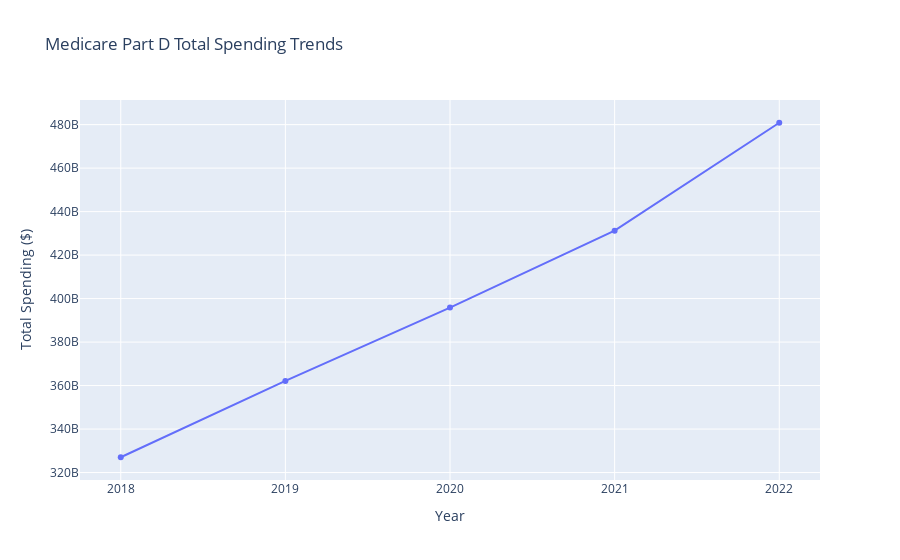
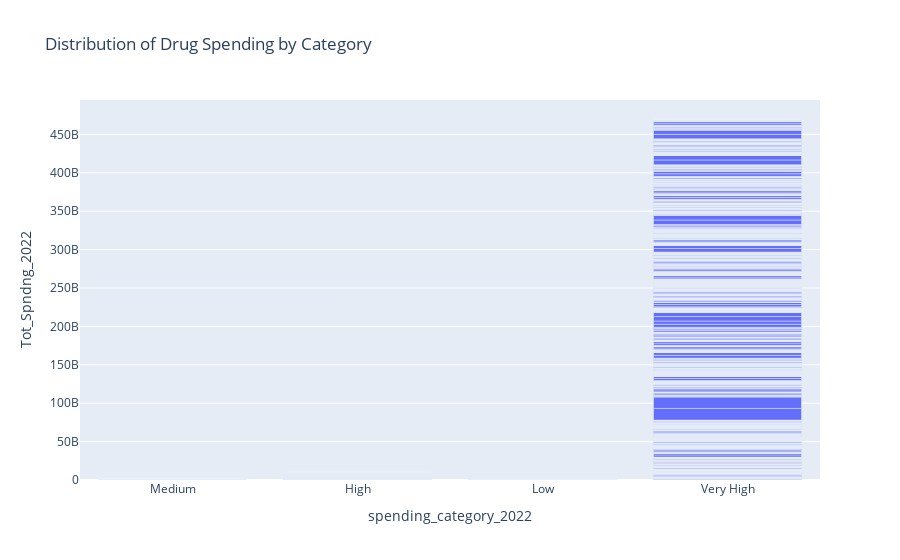
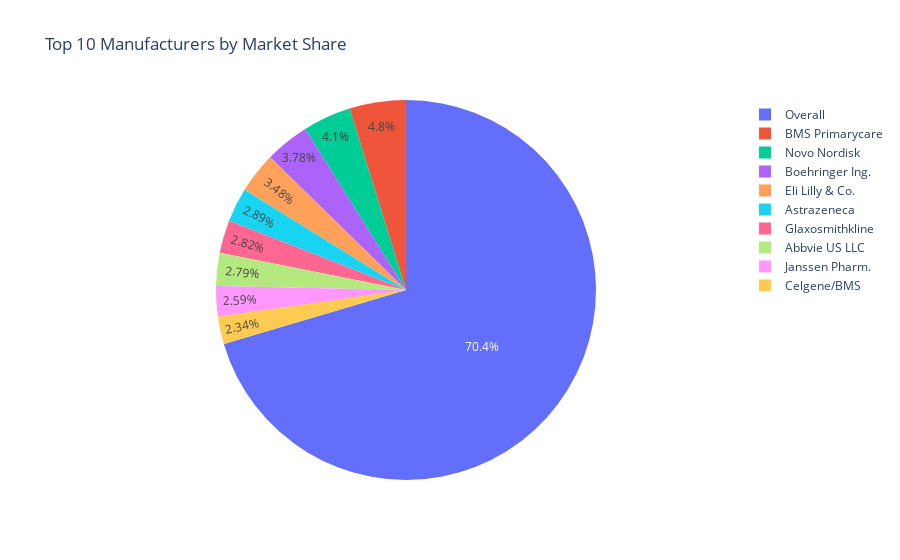
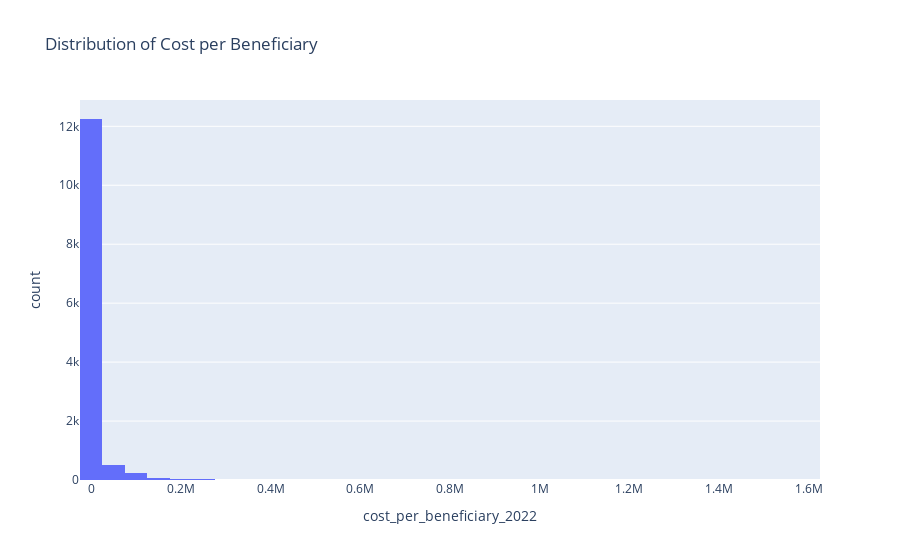

The cell these charts' notebook holds for them, in order:
### Code cell
# 02_cost_analysis.ipynb

import pandas as pd
import numpy as np
import matplotlib.pyplot as plt
import seaborn as sns
from sqlalchemy import create_engine
import plotly.express as px
import plotly.graph_objects as go
from scipy import stats
import warnings
warnings.filterwarnings('ignore')

# Database connection
DATABASE_URI = 'postgresql://your_username:your_password@localhost:5432/healthcare_costs'
engine = create_engine(DATABASE_URI)

# Read cleaned data
df = pd.read_csv('../data/processed/cleaned_medicare_spending.csv')

# Data validation function
def validate_data():
    print("Data Validation Checks:")
    print(f"Total number of records: {len(df)}")
    print(f"Number of unique manufacturers: {df['Mftr_Name'].nunique()}")
    print(f"Number of unique drugs: {df['Brnd_Name'].nunique()}")
    print("\nSample of data:")
    print(df[['Brnd_Name', 'Mftr_Name', 'Tot_Spndng_2022']].head())
    print("\nChecking for duplicates:")
    print(f"Number of duplicates: {df[df.duplicated(['Brnd_Name', 'Mftr_Name'])].shape[0]}")

# 1. Overall Spending Analysis
def analyze_spending_trends():
    years = ['2018', '2019', '2020', '2021', '2022']
    total_spending = {}
    
    for year in years:
        total_spending[year] = df[f'Tot_Spndng_{year}'].sum()
    
    # Calculate year-over-year growth
    spending_growth = pd.Series(total_spending)
    yoy_growth = spending_growth.pct_change() * 100
    
    # Create visualization
    fig = go.Figure()
    fig.add_trace(go.Scatter(x=list(total_spending.keys()), 
                            y=list(total_spending.values()),
                            mode='lines+markers',
                            name='Total Spending'))
    fig.update_layout(title='Medicare Part D Total Spending Trends',
                     xaxis_title='Year',
                     yaxis_title='Total Spending ($)')
    fig.show()
    
    return total_spending, yoy_growth

# 2. Drug Category Analysis
def analyze_drug_categories():
    # Create drug categories based on spending
    df['spending_category_2022'] = pd.qcut(df['Tot_Spndng_2022'], 
                                         q=4, 
                                         labels=['Low', 'Medium', 'High', 'Very High'])
    
    # Analyze characteristics by category
    category_analysis = df.groupby('spending_category_2022').agg({
        'Tot_Spndng_2022': ['count', 'mean', 'sum'],
        'Tot_Benes_2022': ['mean', 'sum'],
        'Avg_Spnd_Per_Bene_2022': 'mean'
    }).round(2)
    
    # Visualize category distribution
    fig = px.bar(df, x='spending_category_2022', 
                 y='Tot_Spndng_2022',
                 title='Distribution of Drug Spending by Category')
    fig.show()
    
    return category_analysis

# 3. Manufacturer Analysis
def analyze_manufacturers():
    mfr_analysis = df.groupby('Mftr_Name').agg({
        'Tot_Spndng_2022': 'sum',
        'Tot_Benes_2022': 'sum',
        'Brnd_Name': 'nunique'
    }).round(2)
    
    # Calculate market share
    total_spending = df['Tot_Spndng_2022'].sum()
    mfr_analysis = mfr_analysis.sort_values('Tot_Spndng_2022', ascending=False)
    mfr_analysis['market_share'] = (mfr_analysis['Tot_Spndng_2022'] / total_spending * 100)
    
    # Rename columns
    mfr_analysis.columns = ['Total Spending', 'Total Beneficiaries', 
                           'Unique Drugs', 'Market Share (%)']
    
    # Visualize top manufacturers
    fig = px.pie(mfr_analysis.head(10), 
                 values='Total Spending',
                 names=mfr_analysis.head(10).index,
                 title='Top 10 Manufacturers by Market Share')
    fig.show()
    
    return mfr_analysis

# 4. Cost Efficiency Analysis
def analyze_cost_efficiency():
    # Calculate cost per beneficiary
    df['cost_per_beneficiary_2022'] = df['Tot_Spndng_2022'] / df['Tot_Benes_2022']
    
    # Get unique high-cost drugs
    high_cost_drugs = (df[df['cost_per_beneficiary_2022'] > 
                         df['cost_per_beneficiary_2022'].quantile(0.95)]
                      [['Brnd_Name', 'cost_per_beneficiary_2022', 'Tot_Benes_2022']]
                      .drop_duplicates()
                      .sort_values('cost_per_beneficiary_2022', ascending=False))
    
    efficiency_metrics = {
        'median_cost_per_beneficiary': df['cost_per_beneficiary_2022'].median(),
        'cost_per_beneficiary_std': df['cost_per_beneficiary_2022'].std(),
        'high_cost_drugs': high_cost_drugs
    }
    
    # Visualize cost distribution
    fig = px.histogram(df, x='cost_per_beneficiary_2022',
                      title='Distribution of Cost per Beneficiary',
                      nbins=50)
    fig.show()
    
    return efficiency_metrics

# 5. Outlier Analysis
def analyze_outliers():
    outlier_analysis = {
        'total_outliers': df['Outlier_Flag_2022'].sum(),
        'outlier_percentage': (df['Outlier_Flag_2022'].sum() / len(df)) * 100,
        'outlier_spending': df[df['Outlier_Flag_2022'] == 1]['Tot_Spndng_2022'].sum(),
        'outlier_drugs': df[df['Outlier_Flag_2022'] == 1][['Brnd_Name', 'Tot_Spndng_2022']].sort_values('Tot_Spndng_2022', ascending=False)
    }
    
    return outlier_analysis

# Run all analyses
if __name__ == "__main__":
    print("Starting Medicare Part D Cost Analysis...\n")
    
    # Run validation
    validate_data()
    
    # Run analyses
    total_spending, yoy_growth = analyze_spending_trends()
    category_analysis = analyze_drug_categories()
    mfr_analysis = analyze_manufacturers()
    efficiency_metrics = analyze_cost_efficiency()
    outlier_analysis = analyze_outliers()
    
    # Print comprehensive results
    print("\nMedicare Part D Spending Analysis 2022")
    print("\n1. Overall Spending Trends:")
    print(f"Total Spending 2022: ${total_spending['2022']:,.2f}")
    print("\nYear-over-Year Growth Rates (%):")
    print(yoy_growth.round(2))
    
    print("\n2. Drug Category Analysis:")
    print(category_analysis)
    
    print("\n3. Top 5 Manufacturers by Market Share:")
    print(mfr_analysis.head().round(2))
    
    print("\n4. Cost Efficiency Metrics:")
    print(f"Median Cost per Beneficiary: ${efficiency_metrics['median_cost_per_beneficiary']:,.2f}")
    print(f"Standard Deviation: ${efficiency_metrics['cost_per_beneficiary_std']:,.2f}")
    print("\nTop 5 Highest Cost per Beneficiary Drugs:")
    print(efficiency_metrics['high_cost_drugs'][['Brnd_Name', 'cost_per_beneficiary_2022']].head())
    
    print("\n5. Outlier Analysis:")
    print(f"Number of Outliers: {outlier_analysis['total_outliers']}")
    print(f"Percentage of Outliers: {outlier_analysis['outlier_percentage']:.2f}%")
    print(f"Total Outlier Spending: ${outlier_analysis['outlier_spending']:,.2f}")

### Figure 1 — Plotly figure (JSON) as saved in the notebook; plotly's stock layout.template omitted (floating-point values rounded to 4 significant figures)
{"data": [{"mode": "lines+markers", "name": "Total Spending", "type": "scatter", "x": ["2018", "2019", "2020", "2021", "2022"], "y": [327000000000.0, 362200000000.0, 395900000000.0, 431200000000.0, 480900000000.0]}], "layout": {"title": {"text": "Medicare Part D Total Spending Trends"}, "xaxis": {"title": {"text": "Year"}}, "yaxis": {"title": {"text": "Total Spending ($)"}}}}

### Figure 2 — Plotly figure (JSON) as saved in the notebook; plotly's stock layout.template omitted (floating-point values rounded to 4 significant figures; data arrays with more than 128 entries replaced by an {"elided": "..."} marker saying what was removed)
{"data": [{"hovertemplate": "spending_category_2022=%{x}<br>Tot_Spndng_2022=%{y}<extra></extra>", "legendgroup": "", "marker": {"color": "#636efa", "pattern": {"shape": ""}}, "name": "", "orientation": "v", "showlegend": false, "textposition": "auto", "type": "bar", "x": {"elided": "13889 str values"}, "xaxis": "x", "y": {"elided": "13889 float values"}, "yaxis": "y"}], "layout": {"barmode": "relative", "legend": {"tracegroupgap": 0}, "title": {"text": "Distribution of Drug Spending by Category"}, "xaxis": {"anchor": "y", "domain": [0, 1], "title": {"text": "spending_category_2022"}}, "yaxis": {"anchor": "x", "domain": [0, 1], "title": {"text": "Tot_Spndng_2022"}}}}

### Figure 3 — Plotly figure (JSON) as saved in the notebook; plotly's stock layout.template omitted (floating-point values rounded to 4 significant figures)
{"data": [{"domain": {"x": [0, 1], "y": [0, 1]}, "hovertemplate": "label=%{label}<br>Total Spending=%{value}<extra></extra>", "labels": ["Overall", "BMS Primarycare", "Novo Nordisk", "Boehringer Ing.", "Eli Lilly & Co.", "Astrazeneca", "Glaxosmithkline", "Abbvie US LLC", "Janssen Pharm.", "Celgene/BMS"], "legendgroup": "", "name": "", "showlegend": true, "type": "pie", "values": [240400000000.0, 16380000000.0, 14010000000.0, 12920000000.0, 11880000000.0, 9861000000.0, 9623000000.0, 9530000000.0, 8835000000.0, 7974000000.0]}], "layout": {"legend": {"tracegroupgap": 0}, "title": {"text": "Top 10 Manufacturers by Market Share"}}}

### Figure 4 — Plotly figure (JSON) as saved in the notebook; plotly's stock layout.template omitted (floating-point values rounded to 4 significant figures; data arrays with more than 128 entries replaced by an {"elided": "..."} marker saying what was removed)
{"data": [{"bingroup": "x", "hovertemplate": "cost_per_beneficiary_2022=%{x}<br>count=%{y}<extra></extra>", "legendgroup": "", "marker": {"color": "#636efa", "pattern": {"shape": ""}}, "name": "", "nbinsx": 50, "orientation": "v", "showlegend": false, "type": "histogram", "x": {"elided": "13889 float values"}, "xaxis": "x", "yaxis": "y"}], "layout": {"barmode": "relative", "legend": {"tracegroupgap": 0}, "title": {"text": "Distribution of Cost per Beneficiary"}, "xaxis": {"anchor": "y", "domain": [0, 1], "title": {"text": "cost_per_beneficiary_2022"}}, "yaxis": {"anchor": "x", "domain": [0, 1], "title": {"text": "count"}}}}
